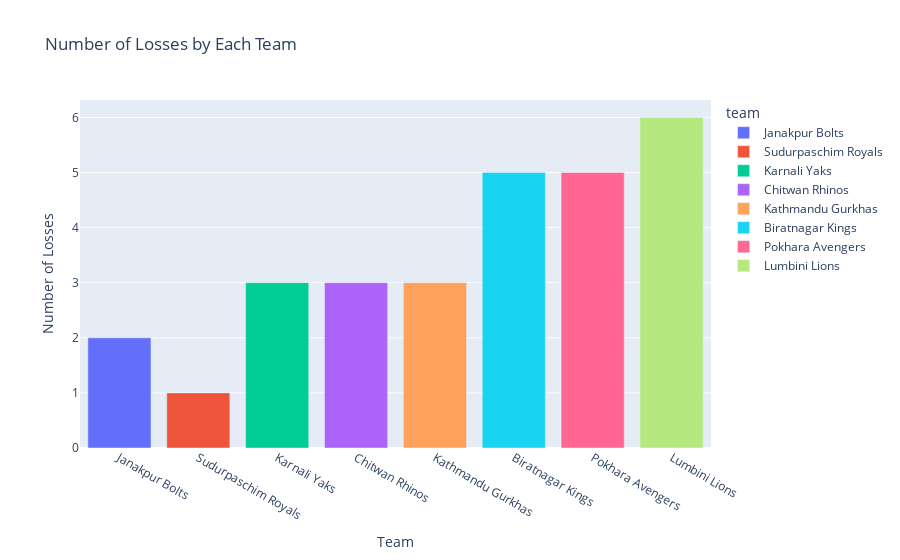

The cell this chart's notebook holds for it:
### Code cell
#interactive plot for the number of losses by each team
fig = px.bar(points_table_df, x='team', y='losses', color='team', title='Number of Losses by Each Team')
fig.update_layout(xaxis_title='Team', yaxis_title='Number of Losses')
fig.show()

### Figure 1 — Plotly figure (JSON) as saved in the notebook; plotly's stock layout.template omitted (floating-point values rounded to 4 significant figures)
{"data": [{"alignmentgroup": "True", "hovertemplate": "team=%{x}<br>losses=%{y}<extra></extra>", "legendgroup": "Janakpur Bolts", "marker": {"color": "#636efa", "pattern": {"shape": ""}}, "name": "Janakpur Bolts", "offsetgroup": "Janakpur Bolts", "orientation": "v", "showlegend": true, "textposition": "auto", "type": "bar", "x": ["Janakpur Bolts"], "xaxis": "x", "y": [2], "yaxis": "y"}, {"alignmentgroup": "True", "hovertemplate": "team=%{x}<br>losses=%{y}<extra></extra>", "legendgroup": "Sudurpaschim Royals", "marker": {"color": "#EF553B", "pattern": {"shape": ""}}, "name": "Sudurpaschim Royals", "offsetgroup": "Sudurpaschim Royals", "orientation": "v", "showlegend": true, "textposition": "auto", "type": "bar", "x": ["Sudurpaschim Royals"], "xaxis": "x", "y": [1], "yaxis": "y"}, {"alignmentgroup": "True", "hovertemplate": "team=%{x}<br>losses=%{y}<extra></extra>", "legendgroup": "Karnali Yaks", "marker": {"color": "#00cc96", "pattern": {"shape": ""}}, "name": "Karnali Yaks", "offsetgroup": "Karnali Yaks", "orientation": "v", "showlegend": true, "textposition": "auto", "type": "bar", "x": ["Karnali Yaks"], "xaxis": "x", "y": [3], "yaxis": "y"}, {"alignmentgroup": "True", "hovertemplate": "team=%{x}<br>losses=%{y}<extra></extra>", "legendgroup": "Chitwan Rhinos", "marker": {"color": "#ab63fa", "pattern": {"shape": ""}}, "name": "Chitwan Rhinos", "offsetgroup": "Chitwan Rhinos", "orientation": "v", "showlegend": true, "textposition": "auto", "type": "bar", "x": ["Chitwan Rhinos"], "xaxis": "x", "y": [3], "yaxis": "y"}, {"alignmentgroup": "True", "hovertemplate": "team=%{x}<br>losses=%{y}<extra></extra>", "legendgroup": "Kathmandu Gurkhas", "marker": {"color": "#FFA15A", "pattern": {"shape": ""}}, "name": "Kathmandu Gurkhas", "offsetgroup": "Kathmandu Gurkhas", "orientation": "v", "showlegend": true, "textposition": "auto", "type": "bar", "x": ["Kathmandu Gurkhas"], "xaxis": "x", "y": [3], "yaxis": "y"}, {"alignmentgroup": "True", "hovertemplate": "team=%{x}<br>losses=%{y}<extra></extra>", "legendgroup": "Biratnagar Kings", "marker": {"color": "#19d3f3", "pattern": {"shape": ""}}, "name": "Biratnagar Kings", "offsetgroup": "Biratnagar Kings", "orientation": "v", "showlegend": true, "textposition": "auto", "type": "bar", "x": ["Biratnagar Kings"], "xaxis": "x", "y": [5], "yaxis": "y"}, {"alignmentgroup": "True", "hovertemplate": "team=%{x}<br>losses=%{y}<extra></extra>", "legendgroup": "Pokhara Avengers", "marker": {"color": "#FF6692", "pattern": {"shape": ""}}, "name": "Pokhara Avengers", "offsetgroup": "Pokhara Avengers", "orientation": "v", "showlegend": true, "textposition": "auto", "type": "bar", "x": ["Pokhara Avengers"], "xaxis": "x", "y": [5], "yaxis": "y"}, {"alignmentgroup": "True", "hovertemplate": "team=%{x}<br>losses=%{y}<extra></extra>", "legendgroup": "Lumbini Lions", "marker": {"color": "#B6E880", "pattern": {"shape": ""}}, "name": "Lumbini Lions", "offsetgroup": "Lumbini Lions", "orientation": "v", "showlegend": true, "textposition": "auto", "type": "bar", "x": ["Lumbini Lions"], "xaxis": "x", "y": [6], "yaxis": "y"}], "layout": {"barmode": "relative", "legend": {"title": {"text": "team"}, "tracegroupgap": 0}, "title": {"text": "Number of Losses by Each Team"}, "xaxis": {"anchor": "y", "categoryarray": ["Janakpur Bolts", "Sudurpaschim Royals", "Karnali Yaks", "Chitwan Rhinos", "Kathmandu Gurkhas", "Biratnagar Kings", "Pokhara Avengers", "Lumbini Lions"], "categoryorder": "array", "domain": [0, 1], "title": {"text": "Team"}}, "yaxis": {"anchor": "x", "domain": [0, 1], "title": {"text": "Number of Losses"}}}}
